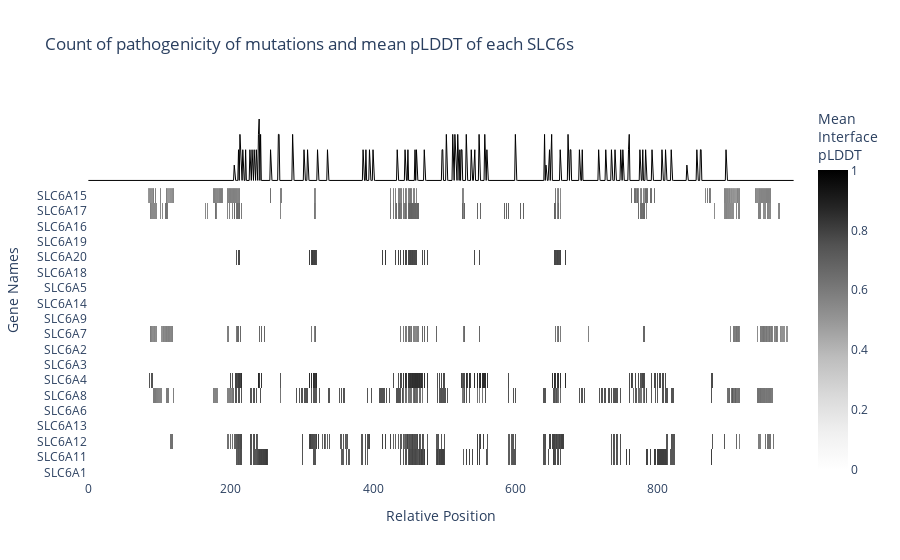
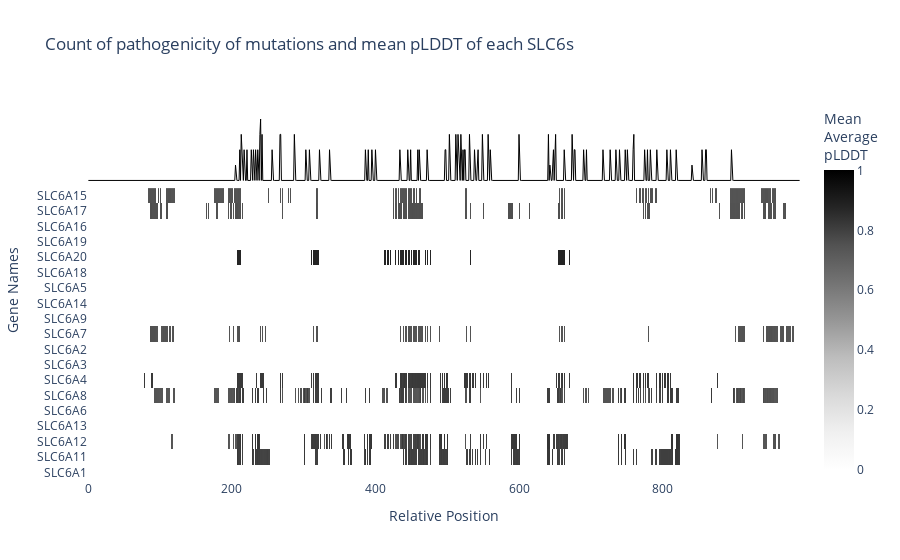

The cell these charts' notebook holds for them, in order:
### Code cell
# Create a mapping from gene names to their index
mapping_gene2sequence = {gene: i for i, gene in enumerate(gene_names)}

# Create a new order for your dataframes based on the tree_list
new_order = [mapping_gene2sequence[gene] for gene in tree_list]

# Reorder mean_avg_plddt and mean_local_plddt based on the new order
mean_avg_plddt = pd.DataFrame(mean_scores[:, :, 0])
mean_local_plddt = pd.DataFrame(mean_scores[:, :, 1])
mean_avg_plddt = mean_avg_plddt.iloc[new_order]
mean_local_plddt = mean_local_plddt.iloc[new_order]

heatmap_trace_local= go.Heatmap(z=mean_local_plddt[::-1], 
                           colorscale='Greys', 
                           y=tree_list[::-1],
                           zmin=0, zmax=1, 
                           colorbar=dict(title='Mean<br>Interface<br>pLDDT'))
heatmap_trace_avg= go.Heatmap(z=mean_avg_plddt[::-1],
                            colorscale='Greys',
                            y=tree_list[::-1],
                            zmin=0, zmax=1,
                            colorbar=dict(title='Mean<br>Average<br>pLDDT'))



# Read the mutation data and transfer the position of the mutation
df_mutations = pd.read_csv('../Inputs/SLC6_UniprotClinvarLitVar_Pathogenicity_fullTranscript.csv')

# Filter the mutation data to include only canonical sequences
df_mutations = df_mutations[~df_mutations['transcript_id'].isin(alignment_iso['transcript_id'])]

# Create a new column for the relative position
df_mutations['relative_position'] = df_mutations.apply(lambda x: absolute_to_relative(alignment_dict[x['SLC_name']], x['Position']), axis=1)

# Count of pathogenic mutations on their relative positions
count_patho = df_mutations[df_mutations['Pathogenicity'] == 1].groupby('relative_position').size()
df_count_patho = count_patho.reset_index()
df_count_patho.columns = ['relative_position', 'count']


# Coun the pathogenic mutations on their relative positions for every relative positions. For position with no count, fill it with 0
df_count_patho_msa = pd.merge(pd.DataFrame({'relative_position': range(mean_local_plddt.shape[1])}), df_count_patho, on='relative_position', how='left')
df_count_patho_msa['count'].fillna(0, inplace=True)

line_plot_trace = go.Scatter(x=df_count_patho_msa['relative_position'], 
                             y=df_count_patho_msa['count'], 
                             mode='lines', 
                             line=dict(color='black', width=1),
                             name='Pathogenicity Count'
                             )
layout = go.Layout(title='Count of pathogenicity of mutations and mean pLDDT of each SLC6s',
                   xaxis=dict(title='Relative Position'),
                   yaxis=dict(title='Gene Names',
                              tickvals=tree_list[::-1],  # Set the tick values to the tree_list
                              ticktext=tree_list[::-1]),          
                   yaxis2=dict(title='Count', overlaying='y', side='right'),
                   plot_bgcolor='rgba(0,0,0,0)'
                   )
fig_local = go.Figure(data=[heatmap_trace_local, line_plot_trace], layout=layout)
fig_avg = go.Figure(data=[heatmap_trace_avg, line_plot_trace], layout=layout)
fig_local.show()
fig_avg.show()

### Figure 1 — Plotly figure (JSON) as saved in the notebook; plotly's stock layout.template omitted (floating-point values rounded to 4 significant figures; data arrays with more than 128 entries replaced by an {"elided": "..."} marker saying what was removed)
{"data": [{"colorbar": {"title": {"text": "Mean<br>Interface<br>pLDDT"}}, "colorscale": [[0, "rgb(255,255,255)"], [0.125, "rgb(240,240,240)"], [0.25, "rgb(217,217,217)"], [0.375, "rgb(189,189,189)"], [0.5, "rgb(150,150,150)"], [0.625, "rgb(115,115,115)"], [0.75, "rgb(82,82,82)"], [0.875, "rgb(37,37,37)"], [1, "rgb(0,0,0)"]], "type": "heatmap", "y": ["SLC6A1", "SLC6A11", "SLC6A12", "SLC6A13", "SLC6A6", "SLC6A8", "SLC6A4", "SLC6A3", "SLC6A2", "SLC6A7", "SLC6A9", "SLC6A14", "SLC6A5", "SLC6A18", "SLC6A20", "SLC6A19", "SLC6A16", "SLC6A17", "SLC6A15"], "z": {"elided": "19x992 float values"}, "zmax": 1, "zmin": 0}, {"line": {"color": "black", "width": 1}, "mode": "lines", "name": "Pathogenicity Count", "type": "scatter", "x": {"elided": "992 int values"}, "y": {"elided": "992 int values"}}], "layout": {"plot_bgcolor": "rgba(0,0,0,0)", "title": {"text": "Count of pathogenicity of mutations and mean pLDDT of each SLC6s"}, "xaxis": {"title": {"text": "Relative Position"}}, "yaxis": {"ticktext": ["SLC6A1", "SLC6A11", "SLC6A12", "SLC6A13", "SLC6A6", "SLC6A8", "SLC6A4", "SLC6A3", "SLC6A2", "SLC6A7", "SLC6A9", "SLC6A14", "SLC6A5", "SLC6A18", "SLC6A20", "SLC6A19", "SLC6A16", "SLC6A17", "SLC6A15"], "tickvals": ["SLC6A1", "SLC6A11", "SLC6A12", "SLC6A13", "SLC6A6", "SLC6A8", "SLC6A4", "SLC6A3", "SLC6A2", "SLC6A7", "SLC6A9", "SLC6A14", "SLC6A5", "SLC6A18", "SLC6A20", "SLC6A19", "SLC6A16", "SLC6A17", "SLC6A15"], "title": {"text": "Gene Names"}}, "yaxis2": {"overlaying": "y", "side": "right", "title": {"text": "Count"}}}}

### Figure 2 — Plotly figure (JSON) as saved in the notebook; plotly's stock layout.template omitted (floating-point values rounded to 4 significant figures; data arrays with more than 128 entries replaced by an {"elided": "..."} marker saying what was removed)
{"data": [{"colorbar": {"title": {"text": "Mean<br>Average<br>pLDDT"}}, "colorscale": [[0, "rgb(255,255,255)"], [0.125, "rgb(240,240,240)"], [0.25, "rgb(217,217,217)"], [0.375, "rgb(189,189,189)"], [0.5, "rgb(150,150,150)"], [0.625, "rgb(115,115,115)"], [0.75, "rgb(82,82,82)"], [0.875, "rgb(37,37,37)"], [1, "rgb(0,0,0)"]], "type": "heatmap", "y": ["SLC6A1", "SLC6A11", "SLC6A12", "SLC6A13", "SLC6A6", "SLC6A8", "SLC6A4", "SLC6A3", "SLC6A2", "SLC6A7", "SLC6A9", "SLC6A14", "SLC6A5", "SLC6A18", "SLC6A20", "SLC6A19", "SLC6A16", "SLC6A17", "SLC6A15"], "z": {"elided": "19x992 float values"}, "zmax": 1, "zmin": 0}, {"line": {"color": "black", "width": 1}, "mode": "lines", "name": "Pathogenicity Count", "type": "scatter", "x": {"elided": "992 int values"}, "y": {"elided": "992 int values"}}], "layout": {"plot_bgcolor": "rgba(0,0,0,0)", "title": {"text": "Count of pathogenicity of mutations and mean pLDDT of each SLC6s"}, "xaxis": {"title": {"text": "Relative Position"}}, "yaxis": {"ticktext": ["SLC6A1", "SLC6A11", "SLC6A12", "SLC6A13", "SLC6A6", "SLC6A8", "SLC6A4", "SLC6A3", "SLC6A2", "SLC6A7", "SLC6A9", "SLC6A14", "SLC6A5", "SLC6A18", "SLC6A20", "SLC6A19", "SLC6A16", "SLC6A17", "SLC6A15"], "tickvals": ["SLC6A1", "SLC6A11", "SLC6A12", "SLC6A13", "SLC6A6", "SLC6A8", "SLC6A4", "SLC6A3", "SLC6A2", "SLC6A7", "SLC6A9", "SLC6A14", "SLC6A5", "SLC6A18", "SLC6A20", "SLC6A19", "SLC6A16", "SLC6A17", "SLC6A15"], "title": {"text": "Gene Names"}}, "yaxis2": {"overlaying": "y", "side": "right", "title": {"text": "Count"}}}}
